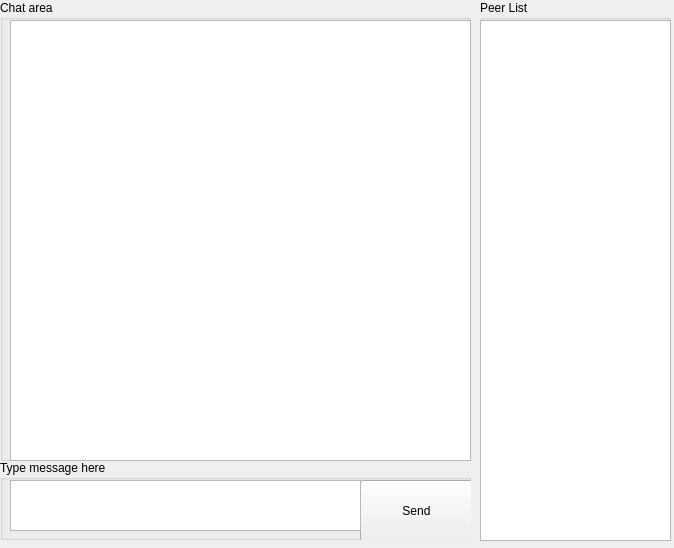
<?xml version="1.0" encoding="UTF-8"?>
<ui version="4.0">
 <class>chatRoom</class>
 <widget class="QWidget" name="chatRoom">
  <property name="geometry">
   <rect>
    <x>0</x>
    <y>0</y>
    <width>674</width>
    <height>548</height>
   </rect>
  </property>
  <property name="windowTitle">
   <string>Form</string>
  </property>
  <widget class="QGroupBox" name="groupBox">
   <property name="geometry">
    <rect>
     <x>480</x>
     <y>0</y>
     <width>191</width>
     <height>541</height>
    </rect>
   </property>
   <property name="title">
    <string>Peer List</string>
   </property>
   <widget class="QListWidget" name="listWidget">
    <property name="geometry">
     <rect>
      <x>0</x>
      <y>20</y>
      <width>191</width>
      <height>521</height>
     </rect>
    </property>
   </widget>
  </widget>
  <widget class="QGroupBox" name="groupBox_2">
   <property name="geometry">
    <rect>
     <x>0</x>
     <y>0</y>
     <width>471</width>
     <height>461</height>
    </rect>
   </property>
   <property name="title">
    <string>Chat area</string>
   </property>
   <widget class="QTextEdit" name="chatArea">
    <property name="geometry">
     <rect>
      <x>10</x>
      <y>20</y>
      <width>461</width>
      <height>441</height>
     </rect>
    </property>
    <property name="readOnly">
     <bool>true</bool>
    </property>
   </widget>
  </widget>
  <widget class="QGroupBox" name="groupBox_3">
   <property name="geometry">
    <rect>
     <x>0</x>
     <y>460</y>
     <width>471</width>
     <height>80</height>
    </rect>
   </property>
   <property name="title">
    <string>Type message here</string>
   </property>
   <widget class="QPushButton" name="sendBtn">
    <property name="geometry">
     <rect>
      <x>360</x>
      <y>20</y>
      <width>113</width>
      <height>61</height>
     </rect>
    </property>
    <property name="text">
     <string>Send</string>
    </property>
   </widget>
   <widget class="QPlainTextEdit" name="chatMsg">
    <property name="geometry">
     <rect>
      <x>10</x>
      <y>20</y>
      <width>351</width>
      <height>51</height>
     </rect>
    </property>
   </widget>
  </widget>
 </widget>
 <resources/>
 <connections/>
</ui>
